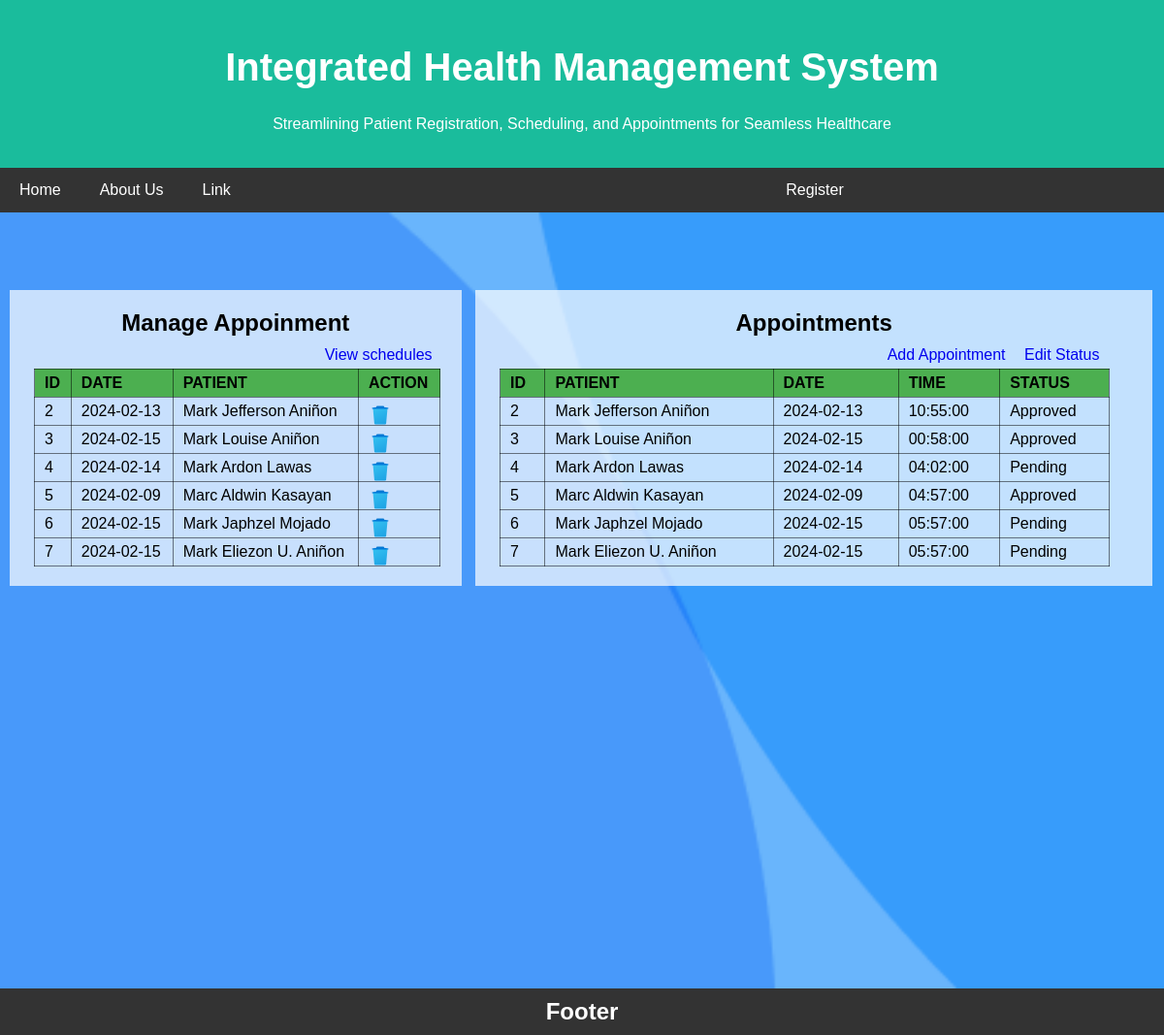
/appointment.php, run on the app's committed database.
### tables this page shows
CREATE TABLE `appointment` (
  `a_id` int(11) NOT NULL,
  `s_id` int(11) NOT NULL,
  `p_id` int(11) NOT NULL
);

CREATE TABLE `schedule` (
  `s_id` int(11) NOT NULL,
  `s_date` date NOT NULL,
  `s_time` time NOT NULL,
  `s_status` varchar(50) NOT NULL
);

CREATE TABLE `patient` (
  `p_id` int(11) NOT NULL,
  `p_name` varchar(50) NOT NULL,
  `p_email` varchar(50) NOT NULL,
  `p_dob` date NOT NULL,
  `p_age` int(50) NOT NULL,
  `p_gender` varchar(50) NOT NULL,
  `p_bloodtype` varchar(50) NOT NULL
);

### appointment.php (the view, shortened to what this page needs)
<?php include_once 'templates/header.php' ?>
    <div class="row">
        <div class="left">
    <div class="appointment" id="appointment">
      <h2 style="text-align: center;">Manage Appoinment</h2>
       <div class="button-container">
          <a href="#" onclick="viewSchedule()">View schedules</a>
      </div>
      <?php
      include 'includes/db_connection.php';
      try {
          $conn = connectDB();
          if ($conn) {
              $sql = "SELECT appointment.a_id, schedule.s_date, patient.p_name
              FROM appointment
              JOIN schedule ON appointment.s_id = schedule.s_id
              JOIN patient ON appointment.p_id = patient.p_id;";
              $stmt = $conn->prepare($sql);
              $stmt->execute();
              $result = $stmt->fetchAll(PDO::FETCH_ASSOC);
              echo "<table>
                      <tr>
                          <th>ID</th>
                          <th>DATE</th>
                          <th>PATIENT</th>
                          <th>ACTION</th>
                      </tr>";
              foreach ($result as $row) {
                  echo "<tr>
                          <td>{$row['a_id']}</td>
                          <td>{$row['s_date']}</td>
                          <td>{$row['p_name']}</td>
                          <td>
                          <a href='delete_appointment.php?a_id={$row['a_id']}' class='delete-button'></a></td>
                          </td>
                      </tr>";
              }
              echo "</table>";
          }
      } catch (PDOException $e) {
          echo "Error: " . $e->getMessage();
      } finally {
          if ($conn) {
              $conn = null;
          }
      }
      ?>
</div>
            <?php
      try {
          $conn = connectDB();
      } catch (PDOException $e) {
          echo "Error: " . $e->getMessage();
      } finally {
          if ($conn) {
              $conn = null;
          }
      }
      ?>
</div>
    <div class="right">
        <?php
try {
    $conn = connectDB();
} catch (PDOException $e) {
    echo "Error: " . $e->getMessage();
} finally {
    if ($conn) {
        $conn = null;
    }
}
?>
    <div class="manageAppointment" id="manageAppointment">
      <h2 style="text-align: center;">Appointments</h2>
      <div class="button-container1">
                <a href="#" onclick="showInsertAppointment()">Add Appointment</a>
                <a href="#" onclick="viewSchedule()">Edit Status</a>
            </div>
      <?php
      try {
          $conn = connectDB();
          if ($conn) {
              $sql = "SELECT appointment.a_id, schedule.s_date, schedule.s_time, patient.p_name , schedule.s_status
              FROM appointment
              JOIN schedule ON appointment.s_id = schedule.s_id
              JOIN patient ON appointment.p_id = patient.p_id;";
              $stmt = $conn->prepare($sql);
              $stmt->execute();
              $result = $stmt->fetchAll(PDO::FETCH_ASSOC);
              echo "<table>
                      <tr>
                          <th>ID</th>
                          <th>PATIENT</th>
                          <th>DATE</th>
                          <th>TIME</th>
                          <th>STATUS</th>
                      </tr>";
              foreach ($result as $row) {
                  echo "<tr>
                          <td>{$row['a_id']}</td>
                          <td>{$row['p_name']}</td>
                          <td>{$row['s_date']}</td>
                          <td>{$row['s_time']}</td>
                          <td>{$row['s_status']}</td>
                      </tr>";
              }
              echo "</table>";
          }
      } catch (PDOException $e) {
          echo "Error: " . $e->getMessage();
      } finally {
          if ($conn) {
              $conn = null;
          }
      }
      ?>
</div>
</div>
</div>
<?php include_once 'templates/footer.php' ?>

### templates/header.php (shortened to what this page needs)
<!DOCTYPE html>
<html lang="en">
<head>
 <link rel="stylesheet" href="css/style.css">
 <link rel="stylesheet" href="css/aboutus.css">
 <link rel="stylesheet" href="css/mystyle.css">
</head>
<div class="header">
  <h1>Integrated Health Management System</h1>
  <p>Streamlining Patient Registration, Scheduling, and Appointments for Seamless Healthcare</p>
</div>
<div class="navbar">
  <a href="index.php" class="active">Home</a>
  <a href="about-us.php">About Us</a>
  <a href="#">Link</a>
  <a href="form.php" class="right">Register</a>
</div>

### templates/footer.php
<div class="footer">
  <h2 style="color:white">Footer</h2>
</div>
</body>
</html>

### css/style.css (style rules this page uses)
* { box-sizing: border-box; }
.header h1 { font-size: 40px; }
.navbar { overflow: hidden; background-color: #333; position: sticky; position: -webkit-sticky; top: 0; z-index: 5; }
.navbar a { float: left; display: block; color: white; text-align: center; padding: 14px 20px; text-decoration: none; }
.navbar a.right { float: right; }
.navbar a.active { background-color: none; color: white; }
.row { display: -ms-flexbox; display: flex; -ms-flex-wrap: wrap; flex-wrap: wrap; }
.footer { background-color: #333; width: 100%; height: 6vh; color: #fff; text-align: center; display: flex; justify-content: center; align-items: center; }

### css/aboutus.css (style rules this page uses)
html { box-sizing: border-box; }
*, *:before, *:after { box-sizing: inherit; }
.row h2 { color: #000; }
.container::after, .row::after { content: ""; clear: both; display: table; }

### templates/header.php (style rules this page uses)
.header { padding: 20px 0; text-align: center; background: #1abc9c; color: white; }
.navbar { z-index: 1; }

### appointment.php (style rules this page uses)
table { border-collapse: collapse; width: 90%; margin-top: 20px; border: 1px solid rgb(255, 255, 255, 0.2); transform:translateX(25px); }
th, td { border: 1px solid #ddd; padding: 5px 10px; text-align: left; border: 1px solid rgb(0,0,0,0.5); color:black; }
th { background-color: #4caf50; }
tr { border: 1px solid rgb(0,0,0,0.5); }
.button-container { text-align: right; margin: -10px 30px -15px 0; }
.button-container1 { text-align: right; margin: -10px 55px -15px 0; }
.button-container1 a { margin-left:15px; }
.row { display:flex; background-image: url(images/bg.png); height: 100vh; width: 100%; background-repeat: no-repeat; background-position: center; background-size: cover; overflow:hidden ; }
.row a { text-decoration:none; }
.left { width:40%; }
.right { width:60%; }
.left h2,.right h2 { margin-top: 80px; color:white; }
.delete-button { color: white; border: none; padding: 6px 12px; text-align: center; text-decoration: none; display: inline-block; font-size: 12px; cursor: pointer; border-radius: 4px; background-image: url('images/delete.png'); background-repeat:no-repeat; height:3vh; margin: -4px 0 -11px 0; }
.appointment,.manageAppointment,.scheduleTable { margin-left:10px; }
.appointment,.manageAppointment,.scheduleTable { background-color: rgb(255,255,255,0.7); width:97%; padding-bottom: 20px }
.appointment h2,.manageAppointment h2,.scheduleTable h2, #add_appointment h2,.edit h2 { color:black; padding-top: 20px; }

### data on the page
appointment: a_id "2", s.s_date "2024-02-13", p.p_name "Mark Jefferson Aniñon", s.s_time "10:55:00", s.s_status "Approved"
appointment: a_id "3", s.s_date "2024-02-15", p.p_name "Mark Louise Aniñon", s.s_time "00:58:00", s.s_status "Approved"
appointment: a_id "4", s.s_date "2024-02-14", p.p_name "Mark Ardon Lawas", s.s_time "04:02:00", s.s_status "Pending"
appointment: a_id "5", s.s_date "2024-02-09", p.p_name "Marc Aldwin Kasayan", s.s_time "04:57:00", s.s_status "Approved"
appointment: a_id "6", s.s_date "2024-02-15", p.p_name "Mark Japhzel Mojado", s.s_time "05:57:00", s.s_status "Pending"
appointment: a_id "7", s.s_date "2024-02-15", p.p_name "Mark Eliezon U. Aniñon", s.s_time "05:57:00", s.s_status "Pending"
